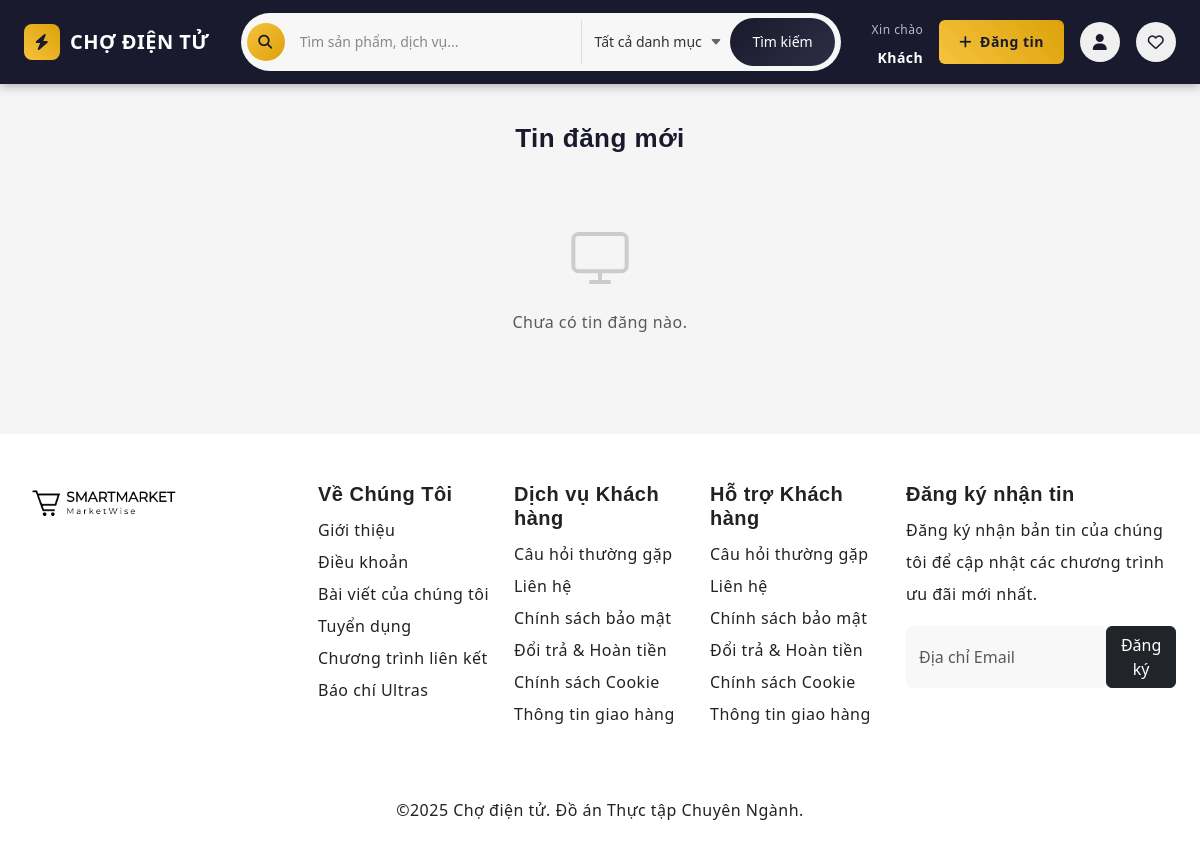
Before: / with the older database file.
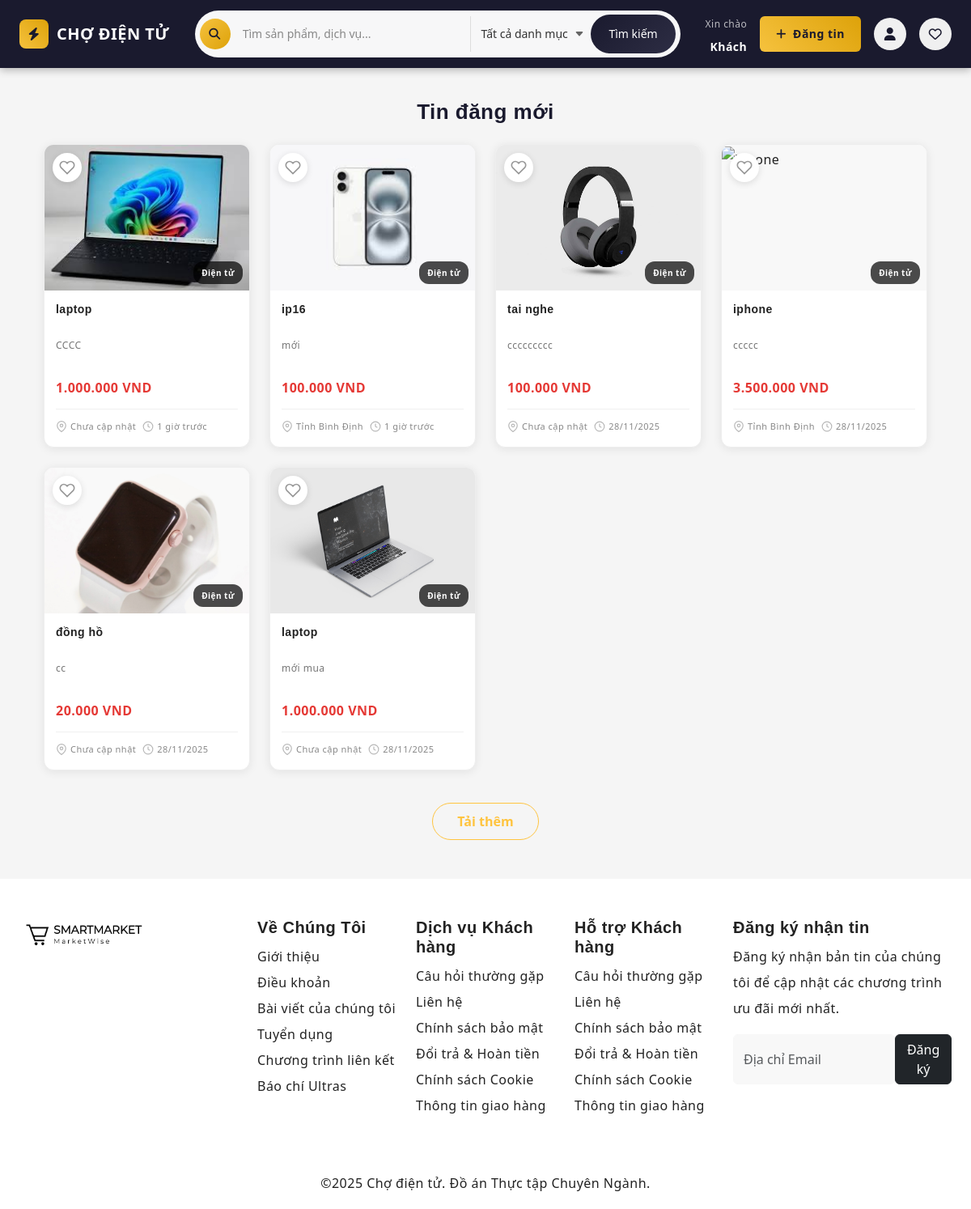
After: the same page with the newer database file.
### tables this page shows
CREATE TABLE `products` (
  `id` int(11) NOT NULL,
  `seller_id` int(11) NOT NULL,
  `category_id` int(11) DEFAULT NULL,
  `title` varchar(255) NOT NULL,
  `description` text DEFAULT NULL,
  `price` decimal(12,2) NOT NULL DEFAULT 0.00,
  `currency` varchar(10) DEFAULT 'VND',
  `status` enum('pending','approved','rejected','hidden') DEFAULT 'pending',
  `views` int(11) DEFAULT 0,
  `location_id` int(11) DEFAULT NULL,
  `created_at` timestamp NULL DEFAULT current_timestamp(),
  `updated_at` timestamp NULL DEFAULT current_timestamp() ON UPDATE current_timestamp()
);

CREATE TABLE `categories` (
  `id` int(11) NOT NULL,
  `name` varchar(150) NOT NULL,
  `slug` varchar(200) DEFAULT NULL,
  `parent_id` int(11) DEFAULT NULL,
  `created_at` timestamp NULL DEFAULT current_timestamp()
);

CREATE TABLE `locations` (
  `id` int(11) NOT NULL,
  `province` varchar(100) NOT NULL,
  `district` varchar(100) DEFAULT NULL,
  `created_at` timestamp NULL DEFAULT current_timestamp()
);

### index.php (the view, shortened to what this page needs)
<?php
require_once __DIR__ . '/includes/header.php';
require_once __DIR__ . '/config/connect.php';
?>
<?php
function sm_db_excerpt($html, $len = 80) {
  $txt = strip_tags($html ?? '');
  $txt = trim($txt);
  if (mb_strlen($txt, 'UTF-8') <= $len) return $txt;
  return mb_substr($txt, 0, $len, 'UTF-8') . '...';
}
function sm_db_image($image_file) {
  $uploads = realpath(__DIR__ . '/uploads');
  if ($image_file && $uploads) {
    $candidate = $uploads . DIRECTORY_SEPARATOR . $image_file;
    $base = strtolower(basename($image_file));
    $files = @scandir($uploads);
    if (is_array($files)) {
      foreach ($files as $f) {
        if (strtolower($f) === $base) return 'uploads/' . $f;
      }
    }
  }
  return 'images/default-product.jpg';
}
function sm_time_ago($datetime) {
  $time = strtotime($datetime);
  $diff = time() - $time;
  if ($diff < 86400) return floor($diff / 3600) . ' giờ trước';
  return date('d/m/Y', $time);
}
$search_query = isset($_GET['query']) ? trim($_GET['query']) : '';
$category_id = isset($_GET['category']) ? intval($_GET['category']) : 0;
$section_title = 'Tin đăng mới';
$limit = 12;
$where_conditions = ["p.status = 'approved'"];
$where_sql = implode(' AND ', $where_conditions);
$sql = "SELECT DISTINCT p.id, p.title, p.description, p.price, p.currency, p.created_at,
              (SELECT filename FROM product_images pi2 WHERE pi2.product_id = p.id ORDER BY pi2.sort_order ASC LIMIT 1) AS image_file,
              c.name AS category_name,
              l.province AS location_province,
              l.district AS location_district
        FROM products p
        LEFT JOIN categories c ON p.category_id = c.id
        LEFT JOIN locations l ON p.location_id = l.id
        WHERE {$where_sql}
        ORDER BY p.created_at DESC, p.id DESC
        LIMIT {$limit}";
$posts = [];
if ($stmt = $conn->prepare($sql)) {
  $stmt->execute();
  $res = $stmt->get_result();
  while ($row = $res->fetch_assoc()) {
    $posts[] = $row;
  }
}
?>
<section class="py-5" id="posts-section">
  <div class="container">
    <h2 class="section-title text-center mb-4"><?php echo $section_title; ?></h2>
    <div class="row" id="posts-container" data-limit="<?php echo $limit; ?>" data-query="<?php echo htmlspecialchars($search_query, ENT_QUOTES, 'UTF-8'); ?>" data-category="<?php echo $category_id; ?>">
      <?php if (!empty($posts)): ?>
        <?php foreach ($posts as $p):
          $title = htmlspecialchars($p['title'] ?? '', ENT_QUOTES, 'UTF-8');
          $img = sm_db_image($p['image_file'] ?? '');
          $excerpt = htmlspecialchars(sm_db_excerpt($p['description'] ?? '', 80), ENT_QUOTES, 'UTF-8');
          $link = 'product.php?id=' . (int)$p['id'];
          $priceVal = ($p['price'] > 0)
            ? number_format($p['price'], 0, ',', '.') . ' ' . htmlspecialchars($p['currency'] ?? 'đ', ENT_QUOTES, 'UTF-8')
            : 'Thỏa thuận';
          $categoryName = htmlspecialchars($p['category_name'] ?? 'Chưa phân loại', ENT_QUOTES, 'UTF-8');
          $location = '';
          if (!empty($p['location_province'])) {
            $location = $location ? $location . ', ' . htmlspecialchars($p['location_province'], ENT_QUOTES, 'UTF-8') : htmlspecialchars($p['location_province'], ENT_QUOTES, 'UTF-8');
          }
          if (!$location) $location = 'Chưa cập nhật';
          $timeAgo = !empty($p['created_at']) ? sm_time_ago($p['created_at']) : '';
        ?>
        <div class="col-lg-3 col-md-4 col-sm-6 mb-4">
          <div class="product-card h-100" data-category="<?= $categoryName ?>" data-product-id="<?= (int)$p['id'] ?>">
            <button type="button" class="btn-wishlist favorite-btn" title="Yêu thích">
              <svg width="20" height="20" viewBox="0 0 24 24" fill="none" stroke="currentColor" stroke-width="2">
                <path d="M20.84 4.61a5.5 5.5 0 0 0-7.78 0L12 5.67l-1.06-1.06a5.5 5.5 0 0 0-7.78 7.78l1.06 1.06L12 21.23l7.78-7.78 1.06-1.06a5.5 5.5 0 0 0 0-7.78z"></path>
              </svg>
            </button>
            <a href="<?= $link ?>" class="product-card-link">
              <div class="product-card-img">
                <img src="<?= $img ?>" alt="<?= $title ?>" loading="lazy">
                <?php if ($categoryName !== 'Chưa phân loại'): ?>
                <span class="product-category-badge"><?= $categoryName ?></span>
                <?php endif; ?>
              </div>
              <div class="product-card-body">
                <h3 class="product-card-title"><?= $title ?></h3>
                <p class="product-card-desc"><?= $excerpt ?></p>
                <div class="product-card-price"><?= $priceVal ?></div>
                <div class="product-card-meta">
                  <div class="product-card-location">
                    <svg width="14" height="14" viewBox="0 0 24 24" fill="none" stroke="currentColor" stroke-width="2">
                      <path d="M21 10c0 7-9 13-9 13s-9-6-9-13a9 9 0 0 1 18 0z"></path>
                      <circle cx="12" cy="10" r="3"></circle>
                    </svg>
                    <span><?= $location ?></span>
                  </div>
                  <div class="product-card-time">
                    <svg width="14" height="14" viewBox="0 0 24 24" fill="none" stroke="currentColor" stroke-width="2">
                      <circle cx="12" cy="12" r="10"></circle>
                      <polyline points="12 6 12 12 16 14"></polyline>
                    </svg>
                    <span><?= $timeAgo ?></span>
                  </div>
                </div>
              </div>
            </a>
          </div>
        </div>
        <?php endforeach; ?>
      <?php else: ?>
        <div class="col-12 text-center text-muted py-5">
          <svg width="64" height="64" viewBox="0 0 24 24" fill="none" stroke="#ccc" stroke-width="1.5" class="mb-3">
            <rect x="2" y="3" width="20" height="14" rx="2" ry="2"></rect>
            <line x1="8" y1="21" x2="16" y2="21"></line>
            <line x1="12" y1="17" x2="12" y2="21"></line>
          </svg>
          <p class="mb-0">Chưa có tin đăng nào.</p>
        </div>
      <?php endif; ?>
    </div>
    <?php if (!empty($posts)): ?>
    <div class="text-center mt-3">
      <button id="load-more-posts" class="btn btn-outline-primary">Tải thêm</button>
    </div>
    <?php endif; ?>
  </div>
</section>
<?php require_once __DIR__ . '/includes/footer.php'; ?>

### includes/header.php (shortened to what this page needs)
<?php
$BASE_PATH = '/DoAn_ThucTapChuyenNganh';
$display_username = null;
?>
<!DOCTYPE html>
<html lang="vi">
<head>
  <link href="https://cdn.jsdelivr.net/npm/bootstrap@5.3.0/dist/css/bootstrap.min.css" rel="stylesheet">
  <link rel="stylesheet" href="https://cdnjs.cloudflare.com/ajax/libs/font-awesome/6.4.0/css/all.min.css">
  <link rel="stylesheet" href="https://cdn.jsdelivr.net/npm/swiper@9/swiper-bundle.min.css">
  <link rel="stylesheet" href="<?php echo $BASE_PATH; ?>/css/vendor.css">
  <link rel="stylesheet" href="<?php echo $BASE_PATH; ?>/style.css">
  <link rel="stylesheet" href="<?php echo $BASE_PATH; ?>/css/user.css">
</head>
<body>
<header class="site-header" id="siteHeader">
  <div class="container-fluid">
    <div class="row align-items-center">
      <div class="col-auto">
        <a href="<?php echo $BASE_PATH; ?>/index.php" class="site-logo">
          <span class="logo-icon"><i class="fa-solid fa-bolt"></i></span>
          <span class="d-none d-md-inline">CHỢ ĐIỆN TỬ</span>
        </a>
      </div>
      <div class="col d-none d-lg-block">
        <div class="search-wrapper" id="searchWrapper">
          <form action="<?php echo $BASE_PATH; ?>/index.php" method="get" class="header-search" id="headerSearchForm">
            <div class="search-icon-box" id="searchIconBox">
              <i class="fa-solid fa-search"></i>
            </div>
            <input type="text" name="query" placeholder="Tìm sản phẩm, dịch vụ..." id="searchInput">
            <select name="category" class="category-select" id="categorySelect">
              <option value="">Tất cả danh mục</option>
            </select>
            <button type="submit" class="btn-search">Tìm kiếm</button>
          </form>
        </div>
      </div>
      <div class="col-auto">
        <div class="d-flex align-items-center gap-3">
          <div class="user-greeting d-none d-xl-block hide-on-scroll">
            <small>Xin chào</small>
            <strong><?php echo $display_username ?? 'Khách'; ?></strong>
          </div>
          <a href="<?php echo $BASE_PATH; ?>/user/<?php echo $display_username ? 'user_dangtin.php' : 'dangnhap.php?next=user_dangtin.php'; ?>" class="btn-post d-none d-md-inline-block">
            <i class="fa-solid fa-plus me-1"></i> Đăng tin
          </a>
          <div class="dropdown header-dropdown">
            <?php if ($display_username): ?>
              <a href="#" class="header-icon dropdown-toggle" id="userDropdownBtn" data-bs-toggle="dropdown" aria-expanded="false">
                <i class="fa-solid fa-user"></i>
              </a>
              <ul class="dropdown-menu dropdown-menu-end" aria-labelledby="userDropdownBtn">
                <li><a class="dropdown-item" href="<?php echo $BASE_PATH; ?>/user/profile.php"><i class="fa-solid fa-user"></i> Hồ sơ</a></li>
                <li><a class="dropdown-item" href="<?php echo $BASE_PATH; ?>/user/user_dashboard.php"><i class="fa-solid fa-gauge"></i> Tổng quan</a></li>
                <li><a class="dropdown-item" href="<?php echo $BASE_PATH; ?>/user/user_quanlytin.php"><i class="fa-solid fa-list"></i> Quản lý tin</a></li>
                <li><a class="dropdown-item" href="<?php echo $BASE_PATH; ?>/user/messages.php"><i class="fa-solid fa-comments"></i> Tin nhắn</a></li>
                <li><hr class="dropdown-divider"></li>
                <li><a class="dropdown-item text-danger" href="<?php echo $BASE_PATH; ?>/user/dangxuat.php"><i class="fa-solid fa-right-from-bracket"></i> Đăng xuất</a></li>
              </ul>
            <?php else: ?>
              <a href="<?php echo $BASE_PATH; ?>/user/dangnhap.php" class="header-icon" title="Đăng nhập">
                <i class="fa-solid fa-user"></i>
              </a>
            <?php endif; ?>
          </div>
          <a href="#" class="header-icon" data-bs-toggle="offcanvas" data-bs-target="#offcanvasFavorites">
            <i class="fa-regular fa-heart"></i>
          </a>
        </div>
      </div>
    </div>
  </div>
</header>

### includes/footer.php
  <footer class="py-5">
    <div class="container-fluid">
      <div class="row">
        <div class="col-lg-3 col-md-6 col-sm-6">
          <div class="footer-menu">
            <img src="images/logo.png" alt="logo" height="80" class="logo">
          </div>
        </div>
        <div class="col-md-2 col-sm-6">
          <div class="footer-menu">
            <h5 class="product-name widget-title">Về Chúng Tôi</h5>
            <ul class="menu-list list-unstyled">
              <li><a href="#" class="nav-link">Giới thiệu</a></li>
              <li><a href="#" class="nav-link">Điều khoản</a></li>
              <li><a href="#" class="nav-link">Bài viết của chúng tôi</a></li>
              <li><a href="#" class="nav-link">Tuyển dụng</a></li>
              <li><a href="#" class="nav-link">Chương trình liên kết</a></li>
              <li><a href="#" class="nav-link">Báo chí Ultras</a></li>
            </ul>
          </div>
        </div>
        <div class="col-md-2 col-sm-6">
          <div class="footer-menu">
            <h5 class="product-name widget-title">Dịch vụ Khách hàng</h5>
            <ul class="menu-list list-unstyled">
              <li><a href="#" class="nav-link">Câu hỏi thường gặp</a></li>
              <li><a href="#" class="nav-link">Liên hệ</a></li>
              <li><a href="#" class="nav-link">Chính sách bảo mật</a></li>
              <li><a href="#" class="nav-link">Đổi trả & Hoàn tiền</a></li>
              <li><a href="#" class="nav-link">Chính sách Cookie</a></li>
              <li><a href="#" class="nav-link">Thông tin giao hàng</a></li>
            </ul>
          </div>
        </div>
        <div class="col-md-2 col-sm-6">
          <div class="footer-menu">
            <h5 class="product-name widget-title">Hỗ trợ Khách hàng</h5>
            <ul class="menu-list list-unstyled">
              <li><a href="#" class="nav-link">Câu hỏi thường gặp</a></li>
              <li><a href="#" class="nav-link">Liên hệ</a></li>
              <li><a href="#" class="nav-link">Chính sách bảo mật</a></li>
              <li><a href="#" class="nav-link">Đổi trả & Hoàn tiền</a></li>
              <li><a href="#" class="nav-link">Chính sách Cookie</a></li>
              <li><a href="#" class="nav-link">Thông tin giao hàng</a></li>
            </ul>
          </div>
        </div>
        <div class="col-lg-3 col-md-6 col-sm-6">
          <div class="footer-menu">
            <h5 class="product-name widget-title">Đăng ký nhận tin</h5>
            <p>Đăng ký nhận bản tin của chúng tôi để cập nhật các chương trình ưu đãi mới nhất.</p>
            <form class="d-flex mt-3" role="newsletter">
              <input class="form-control rounded-start bg-light" type="email" placeholder="Địa chỉ Email">
              <button class="btn btn-dark rounded-end" type="submit">Đăng ký</button>
            </form>
          </div>
        </div>
      </div>
    </div>
  </footer>
  <div id="footer-bottom">
    <div class="container-fluid d-flex justify-content-center">
      <div class="col-md-6 text-center">
        <p>©2025 Chợ điện tử. Đồ án Thực tập Chuyên Ngành.</p>
      </div>
    </div>
  </div>
</body>
</html>

### style.css (style rules this page uses)
.footer-menu .logo, header .main-logo img { width: 160px; height: auto; max-width: 100%; }
:root { --header-height: 160px; --header-height-min: 80px; --accent-color: #ffc43f; --dark-color: #222222; --light-dark-color: #727272; --light-color: #fff; --grey-color: #dbdbdb; --light-grey-color: #fafafa; --primary-color: #6995b1; --light-primary-color: #eef1f3; --body-font: "Open Sans", sans-serif; --heading-font: "Nunito", sans-serif; }
body { --bs-link-color: #333; --bs-link-hover-color: #333; --bs-link-color-rgb: 40, 40, 40; --bs-link-hover-color-rgb: 0, 0, 0; --bs-light-rgb: 248, 248, 248; --bs-body-font-family: var(--body-font); --bs-body-font-size: 1rem; --bs-body-font-weight: 400; --bs-body-line-height: 2; --bs-body-color: #747474; --bs-primary: #ffc43f; --bs-primary-rgb: 255, 196, 63; --bs-success: #a3be4c; --bs-success-rgb: 163, 190, 76; --bs-primary-bg-subtle: #fff9eb; --bs-success-bg-subtle: #eef5e5; --bs-border-color: #f7f7f7; --bs-secondary-rgb: 230, 243, 251; --bs-danger-rgb: 249, 235, 231; --bs-warning-rgb: 255, 249, 235; --bs-info-rgb: 230, 243, 250; letter-spacing: 0.03em; }
h1, h2, h3, h4, h5, h6, .display-1, .display-2, .display-3, .display-4, .display-5, .display-6 { font-family: var(--heading-font); font-weight: 700; color: var(--dark-color); }
.container, .container-fluid, .container-lg, .container-md, .container-sm, .container-xl, .container-xxl { --bs-gutter-x: 3rem; }
.btn-outline-primary { --bs-btn-color: #ffc43f; --bs-btn-border-color: #ffc43f; --bs-btn-hover-bg: #ffc107; }
.container-fluid { max-width: 1600px; }

### css/user.css (style rules this page uses)
:root { --accent:#ff9f43; --accent-dark:#e08e0b; --muted:#6c757d; --card-bg:#ffffff; --page-bg:#f4f6f9; }
.btn-search { background:var(--accent);border:none;padding:10px 18px;border-radius:999px }
html,body { height:100%; background:#ffffff; font-family: 'Segoe UI', Roboto, -apple-system, 'Helvetica Neue', Arial; color:#222; }
h1,h2,h3,h4,h5 { color:#222;font-weight:700 }
a { color:var(--accent-dark) }

Changed rows visible on the page:
added products: shows a picture, category.name "Điện tử", title "laptop", description "CCCC", priceVal "1.000.000 VND", location "Chưa cập nhật", created_at "1 giờ trước"
added products: shows a picture, category.name "Điện tử", title "ip16", description "mới", priceVal "100.000 VND", location.province "Tỉnh Bình Định", created_at "1 giờ trước"
added products: shows a picture, category.name "Điện tử", title "tai nghe", description "ccccccccc", priceVal "100.000 VND", location "Chưa cập nhật", created_at "28/11/2025"
added products: category.name "Điện tử", title "iphone", description "ccccc", priceVal "3.500.000 VND", location.province "Tỉnh Bình Định", created_at "28/11/2025"
added products: shows a picture, category.name "Điện tử", title "đồng hồ", description "cc", priceVal "20.000 VND", location "Chưa cập nhật", created_at "28/11/2025"
added products: title (picture), category.name "Điện tử", title "laptop", description "mới mua", priceVal "1.000.000 VND", location "Chưa cập nhật", created_at "28/11/2025"
Other visible differences:
text no longer shown: "Chưa có tin đăng nào."
text now shown: "Tải thêm"
